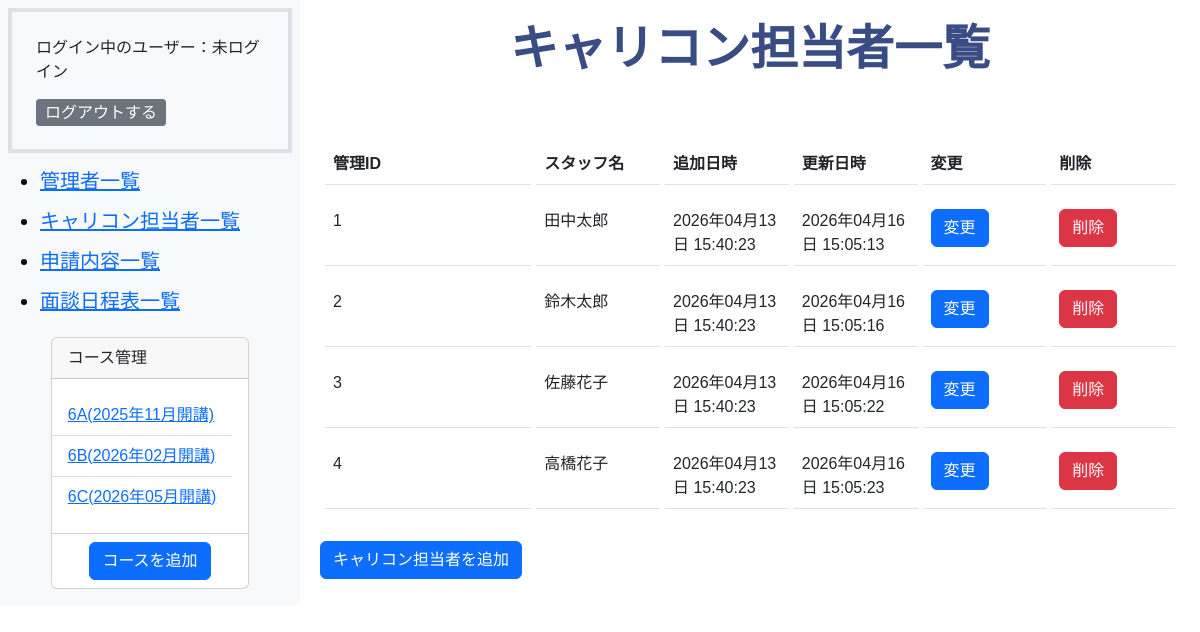
Screenshot of /admin/carcon_staff.php with the database file from the repository.
### tables this page shows
CREATE TABLE `m_courses` (
  `id` int(11) NOT NULL,
  `name` varchar(255) NOT NULL,
  `start_date` date NOT NULL,
  `end_date` date NOT NULL,
  `course_type` int(11) NOT NULL,
  `classroom_id` int(11) NOT NULL,
  `is_deleted` tinyint(1) NOT NULL DEFAULT 0,
  `created_at` datetime NOT NULL DEFAULT current_timestamp(),
  `updated_at` datetime NOT NULL DEFAULT current_timestamp() ON UPDATE current_timestamp()
);

CREATE TABLE `m_classrooms` (
  `id` int(11) NOT NULL,
  `name` varchar(255) NOT NULL,
  `created_at` datetime NOT NULL DEFAULT current_timestamp(),
  `updated_at` datetime NOT NULL DEFAULT current_timestamp() ON UPDATE current_timestamp()
);

CREATE TABLE `m_carcon_staffs` (
  `id` int(11) NOT NULL,
  `last_name` varchar(255) NOT NULL,
  `first_name` varchar(255) NOT NULL,
  `is_deleted` tinyint(1) NOT NULL DEFAULT 0,
  `created_at` datetime NOT NULL DEFAULT current_timestamp(),
  `updated_at` datetime NOT NULL DEFAULT current_timestamp() ON UPDATE current_timestamp()
);

### includes/functions.php (called while the page is built, shortened)
<?php
function h($string)
{
    return htmlspecialchars($string, ENT_QUOTES, 'UTF-8');
}
function format_date($datetime, $type)
{
    $format_types = [
        1 => 'Y年m月d日 H:i:s',
        2 => 'Y年m月',
        3 => 'm月d日',
        4 => 'Y年m月d日',
        5 => 'Y',
        6 => 'm',
    ];
    return date($format_types[$type], strtotime($datetime));
}

### admin/carcon_staff.php (the view, shortened to what this page needs)
<?php
require_once __DIR__ . '/../includes/functions.php';
try {
    $db = db_connect();
    $sql = "SELECT * FROM m_carcon_staffs WHERE is_deleted=0";
    $stmt = $db->prepare($sql);
    $stmt->execute();
    $carcon_staffs = $stmt->fetchAll(PDO::FETCH_ASSOC);
} catch (PDOException $e) {
    exit($e->getMessage());
}
?>
<!DOCTYPE html>
<html lang="ja">
<head>
    <link href="https://cdn.jsdelivr.net/npm/bootstrap@5.3.0/dist/css/bootstrap.min.css" rel="stylesheet">
    <link rel="stylesheet" href="../css/style.css">
</head>
<body class="admin-wrapper">
    <?php
    require dirname(__FILE__) . '/sidebar.php';
    ?>
    <section class="admin-main-wrapper">
        <h1 class="display-5 fw-bold text-center">キャリコン担当者一覧</h1>
        <table class="table table-hover">
            <thead>
                <tr>
                    <th scope="col">管理ID</th>
                    <th scope="col">スタッフ名</th>
                    <th scope="col">追加日時</th>
                    <th scope="col">更新日時</th>
                    <th scope="col">変更</th>
                    <th scope="col">削除</th>
                </tr>
            </thead>
            <tbody>
                <?php foreach ($carcon_staffs as $data): ?>
                    <tr>
                        <td><?php echo h($data["id"]); ?></td>
                        <td><?php echo h($data["last_name"] . $data["first_name"]); ?></td>
                        <td><?php echo h(format_date($data["created_at"], 1)); ?></td>
                        <td><?php echo h(format_date($data["updated_at"], 1)); ?></td>
                        <td><a href="carcon_staff_edit.php?id=<?php echo h($data["id"]); ?>" class="btn btn-primary d-inline-block">変更</a></td>
                        <td><a href="carcon_staff_del_do.php?id=<?php echo h($data["id"]);  ?>" onclick="return confirm('削除してよろしいですか？');" class="btn btn-danger d-inline-block">削除</a></td>
                    </tr>
                <?php endforeach; ?>
            </tbody>
        </table>
        <a href="carcon_staff_add.php" class="btn btn-primary d-inline-block">キャリコン担当者を追加</a>
    </section>
</body>
</html>

### admin/sidebar.php (shortened to what this page needs)
<?php
$sql = "SELECT m_courses.id as course_id,m_courses.name as courses_name, m_courses.is_deleted as m_courses_is_deleted,start_date,m_classrooms.name as classroom_name FROM m_courses INNER JOIN m_classrooms ON m_courses.classroom_id = m_classrooms.id  ORDER BY start_date ASC";
$stmt = $db->prepare($sql);
$stmt->execute();
$course_list = $stmt->fetchAll(PDO::FETCH_ASSOC);
?>
<aside class="admin-sidebar-wrapper bg-light p-2">
    <div class="p-4 border border-4">
        <p class="fs-6">ログイン中のユーザー：<?php echo isset($_SESSION['login_admin_id']) ? $_SESSION['staff_name'] : "未ログイン"; ?></p>
        <a href="./logout.php" class="btn btn-secondary btn-sm fs-6 d-inline">ログアウトする</a>
    </div>
    <nav class="navbar navbar-light bg-light">
        <ul>
            <li class="navbar-brand"><a href="staff.php">管理者一覧</a></li>
            <li class="navbar-brand"><a href="carcon_staff.php">キャリコン担当者一覧</a></li>
            <li class="navbar-brand"><a href="index.php">申請内容一覧</a></li>
            <li class="navbar-brand"><a href="schedule.php">面談日程表一覧</a></li>
        </ul>
        <div id="course" class="card pb-2  m-auto">
            <p class="card-header">コース管理</p>
            <ul class="card-body list-group list-group-flush mb-2">
                <?php
                foreach ($course_list as $course):
                ?>
                    <?php if ($course['m_courses_is_deleted'] == 0): ?>
                        <li class="list-group-item"><a href="student.php?course_id=<?php echo h($course['course_id']) ?>"><?php echo h($course['classroom_name']) ?>(<?php echo h(format_date($course['start_date'], 2)) ?>開講)</a></li>
                    <?php endif; ?>
                <?php endforeach; ?>
            </ul>
            <a href="course_add.php" class="btn btn-primary m-auto">コースを追加</a>
        </div>
    </nav>
</aside>

### css/style.css (style rules this page uses)
.admin-wrapper { display: flex; }
.admin-sidebar-wrapper { width: max(300px, 20%); }
.admin-main-wrapper { width: 80%; padding-inline: 20px; padding-block-start: 20px; margin-inline-start: max(300px, 20%); ; }
aside { position: fixed; }
body { font-family: 'LINE Seed JP', sans-serif; }
table { border-collapse: separate; border-spacing: 5px 16px; table-layout: fixed; width: 100%; }
table td, table th { padding: 1.0rem 0.6rem; }
th:first-child, td:first-child { width: 25%; }
h1 { text-align: center; color: #394C84; margin-bottom: 50px; }
.btn { display: flex; justify-content: space-between; align-items: end; white-space: nowrap; }
.navbar { background-color: #F6F8FB; }

### rows the page displays
m_courses: classroom.name "6A", start_date "2025年11月"
m_courses: classroom.name "6B", start_date "2026年02月"
m_courses: classroom.name "6C", start_date "2026年05月"
m_carcon_staffs: id "1", last_name+first_name "田中太郎", created_at "2026年04月13日 15:40:23", updated_at "2026年04月16日 15:05:13"
m_carcon_staffs: id "2", last_name+first_name "鈴木太郎", created_at "2026年04月13日 15:40:23", updated_at "2026年04月16日 15:05:16"
m_carcon_staffs: id "3", last_name+first_name "佐藤花子", created_at "2026年04月13日 15:40:23", updated_at "2026年04月16日 15:05:22"
m_carcon_staffs: id "4", last_name+first_name "高橋花子", created_at "2026年04月13日 15:40:23", updated_at "2026年04月16日 15:05:23"
